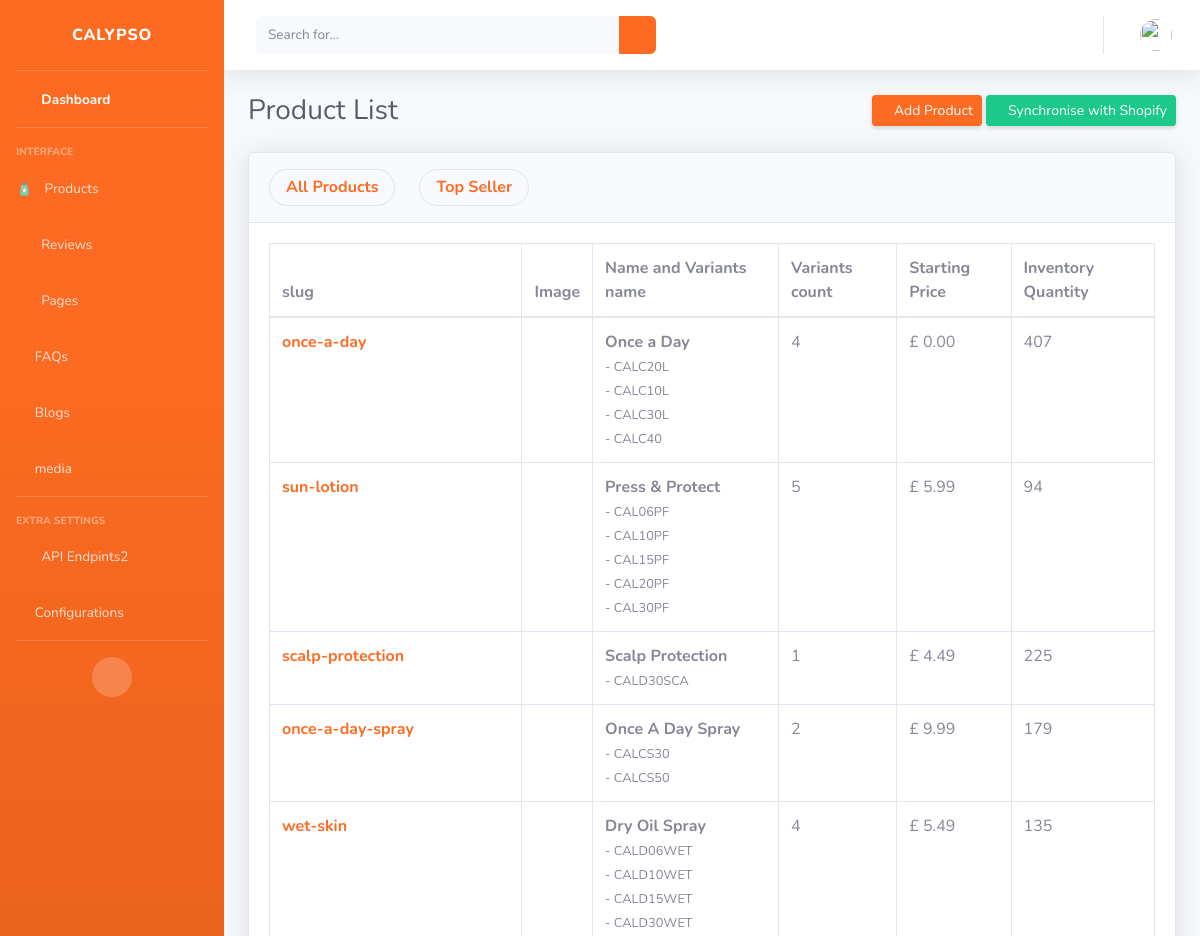
Page /dashboard/products/ (signed in, upper part) on the earlier database version.
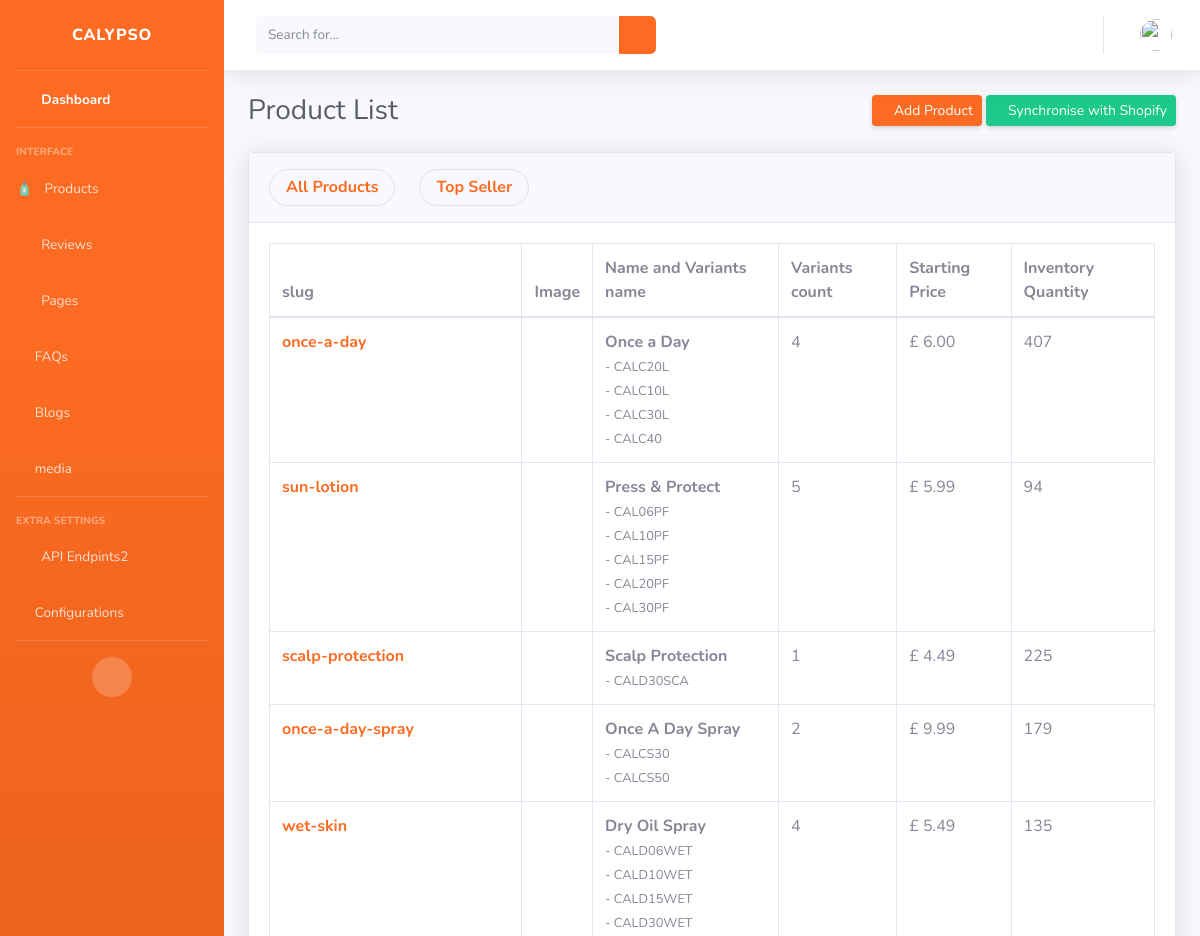
Same page on the later database version.
### product/models/product.py (models this page shows, shortened)
class Product(models.Model):
    name = models.CharField(
        max_length=300,
        verbose_name=_('name'),
    )
    sub_title = models.CharField(
        max_length=300,
        verbose_name=_('sub title'),
    )
    slug = models.SlugField(
        unique=True,
        verbose_name=_("slug"),
    )
    description = models.TextField(
        null=True,
        blank=True,
    )
    direction_of_use = models.TextField(
        null=True,
        blank=True,
    )
    tags = models.ManyToManyField(
        to=Tag,
        blank=True,
        verbose_name=_("tags"),
    )
    keyword = models.ManyToManyField(
        to=Keyword,
        blank=True,
        verbose_name=_("keywords"),
    )
    types = models.ManyToManyField(
        to=ProductType,
        verbose_name=_("types"),
        blank=True,
    )
    top_seller = models.BooleanField(
        default=False,
    )
    @property
    def all_images(self):
        from product.models import ProductImage
        return ProductImage.objects.filter(variant__product=self)
    @property
    def main_image_object(self):
        main_image = self.all_images.filter(main=True)
        if len(main_image) >= 1:
            return self.all_images.filter(main=True).first()
        return self.all_images.first()
    @property
    def lowest_variant_price(self):
        list_of_prices = []
        for variant in self.variants.all():
            list_of_prices.append(variant.price)
        try:
            lowest_price = min(("%.2f" % sub) for sub in list_of_prices)
        except:
            lowest_price = None
        return lowest_price
    @property
    def main_image(self):
        try:
            main_image_object = self.main_image_object
            main_image = main_image_object.get_absolute_image_url
        except:
            main_image = None
        return main_image

### product/models/product_variant.py (models this page shows, shortened)
class ProductVariant(models.Model):
    sku = models.CharField(
        max_length=100,
        blank=True,
        unique=True,
    )
    product = models.ForeignKey(
        to=Product,
        null=True,
        on_delete=models.CASCADE,
        related_name="variants",
    )
    name = models.CharField(
        max_length=255,
        null=True,
        blank=True,
        default="",
    )
    shopify_rest_variant_id = models.CharField(
        max_length=355,
        blank=True,
        null=True,
    )
    shopify_storefront_variant_id = models.CharField(
        max_length=355,
        blank=True,
        null=True,
    )
    date_first_available = models.DateField(
        auto_now=False,
        auto_now_add=False,
        null=True,
        blank=True,
    )
    date_last_modified = models.DateField(
        auto_now=True,
        null=True,
        blank=True,
    )
    claims = models.TextField(
        blank=True,
        null=True,
    )
    ingredients = models.ManyToManyField(
        to=Ingredient,
        blank=True,
        verbose_name=_("ingredients"),
    )
    discontinued = models.BooleanField(
        default=False,
    )
    size = models.CharField(
        max_length=200,
        null=True,
        blank=True,
    )
    rrp = models.FloatField(
        blank=True,
        null=True,
    )
    price = models.FloatField(
        blank=True,
        null=True,
        default=0,
    )
    inventory_quantity = models.IntegerField(
        blank=True,
        null=True,
    )

### dashboard/views.py (the view)
# urls.py: path('products/', views.products, name="products"),
@staff_required(login_url="/login")
def products(request):
    product = Product.objects.all()
    top_seller = request.GET.get('top', None)
    if top_seller is not None and top_seller.lower() == "yes":
        product = product.filter(top_seller=True)
    context = {
        "products": product
    }
    return render(request, "dashboard/products/products.html", context=context)

### dashboard/views.py (called while the page is built)
def staff_required(login_url=None, *args, **kwargs):
    return user_passes_test(lambda u: u.is_staff, login_url=login_url)

### product/models/product_image.py (called while the page is built)
    @property
    def get_absolute_image_url(self):
        request = None
        return "{0}{1}".format(get_current_site(request).domain, self.image.url)

### templates/dashboard/products/products.html (shortened to what this page needs)
{% extends "dashboard/admin-base.html" %} {% load static %}
{% load thumbnail %}
{% block content %}
<div class="container-fluid">
  <div class="d-sm-flex align-items-center justify-content-between mb-4">
    <h1 class="h3 mb-0 text-gray-800">Product List</h1>
    <div>
      <a
        href="{% url "dashboard:product-create" %}"
        class="d-none d-sm-inline-block btn btn-sm btn-primary shadow-sm"
      >
        <i class="fas fa-plus fa-sm text-white-50"></i>
        Add Product
      </a>
      <a
        href="{% url "dashboard:shopify-sync" %}"
        class="d-none d-sm-inline-block btn btn-sm btn-success shadow-sm"
      >
        <i class="fas fa-sync fa-sm text-white-50"></i>
        Synchronise with Shopify
      </a>
    </div>
  </div>
  <div class="card shadow mb-4">
    <div class="card-header py-3">
      <a href="{% url "dashboard:products" %}" style="float:left;" class="nav-link mr-4 panel-tab">
      <h6 class="m-0 font-weight-bold text-primary">All Products</h6>
      </a>
      <a href="{% url "dashboard:products" %}?top=yes" style="float:left;" class="nav-link mr-4 panel-tab">
      <h6 class="m-0 font-weight-bold text-primary">Top Seller</h6>
      </a>
    </div>
    <div class="card-body">
      <div class="table-responsive">
        <table
          class="table table-bordered table-hover"
          id="dataTable"
          width="100%"
          cellspacing="0"
        >
          <thead>
            <tr>
              <th scope="col">slug</th>
              <th scope="col">Image</th>
              <th scope="col">Name and Variants name</th>
              <th scope="col">Variants count</th>
              <th scope="col">Starting Price</th>
              <th scope="col">Inventory Quantity</th>
            </tr>
          </thead>
          <tbody>
            {% for product in products %}
            <tr>
              <th scope="row"><a href="{% url "dashboard:product-edit" product.slug %}">{{ product.slug }}</a></th>
              <td>
              </td>
              <td>
                <strong>{{ product.name }}</strong><br />
                {% for variant in product.variants.all %}
                <small
                  >{{ variant_name}}  -
                  {{variant.sku}}</small
                ><br />
                {% endfor %}
              </td>
              <td>
                {{ product.variants.count }}
              </td>
              <td>£ {{ product.lowest_variant_price }}</td>
              <td>{{ product.variants.first.inventory_quantity }}</td>
            </tr>
            {% endfor %}
          </tbody>
        </table>
      </div>
    </div>
  </div>
</div>
{% endblock %}

Differences in the rows shown:
changed through a linked row, Product "once-a-day": lowest_variant_price "0.00" → "6.00"
